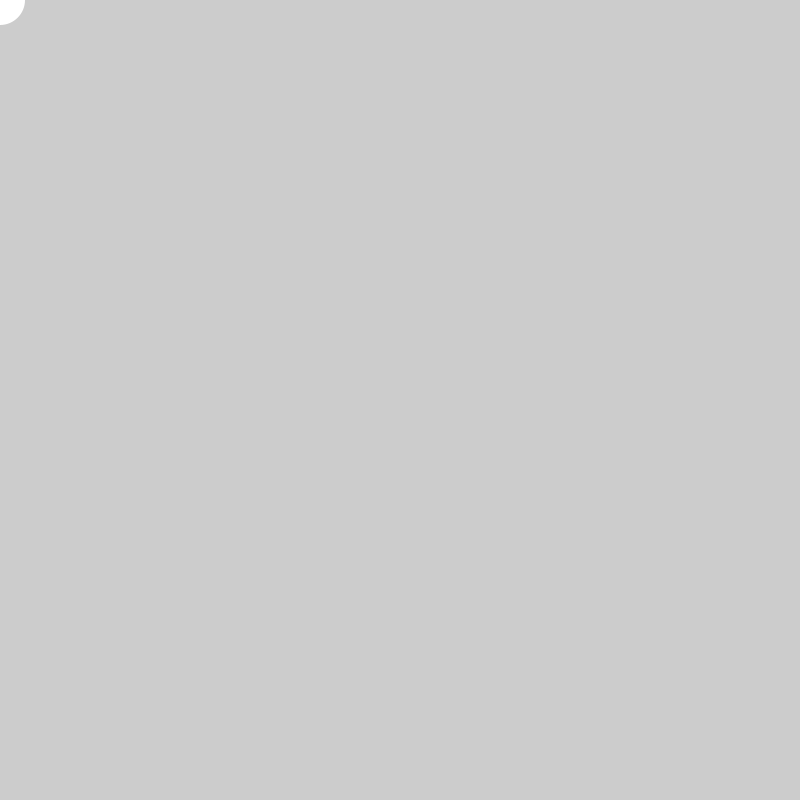
Frame 1 (no input)
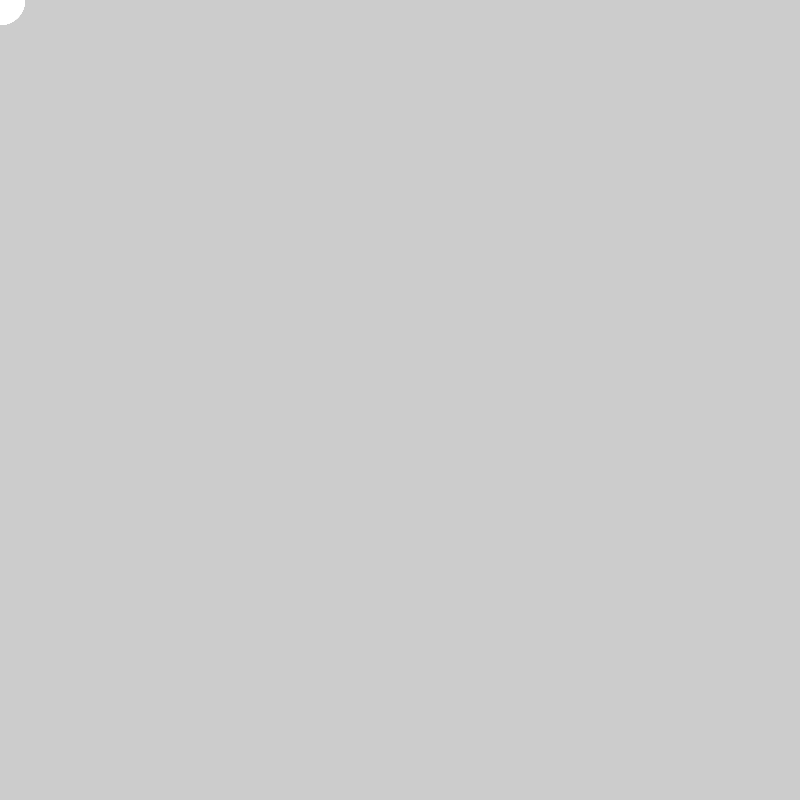
Frame 60 (the mouse pressed at the canvas centre just before this capture)
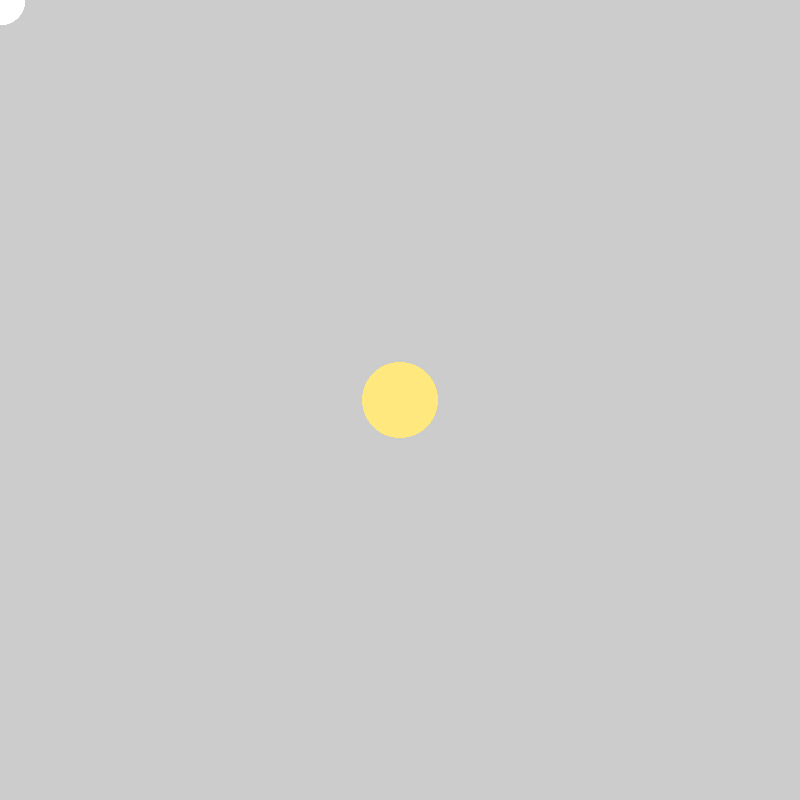
Frame 120 (the mouse held since frame 60 and released just before this capture)

The Processing sketch that drew these frames (run headless with seeded random() and noise(); from frame 60 on, the mouse is pressed at the canvas centre):

// Processing sketch: processing_108856
// ── processing_108856.pde

float mapnum = 0;
float circlesize = 0;

void setup() {
  size(800, 800);
  smooth();
  colorMode(HSB,360,100,100);
}

void draw() {
  //background(mapnum, 100, 100);
  noStroke();
  
  if(mouseY < height/2 ){
    fill(200,mapnum,100);
  }
  else if(mouseY > height/2 && mouseY<height/2+100){
    fill(120,mapnum,100);
  }
  
  else{
    fill(50,mapnum,100);
  }
  mapnum = map(mouseX, 0, width, 0, 100);
  circlesize = map(mouseY,0,height,50,100);
  ellipse(mouseX,mouseY,circlesize,circlesize);
  println(mapnum);

}
